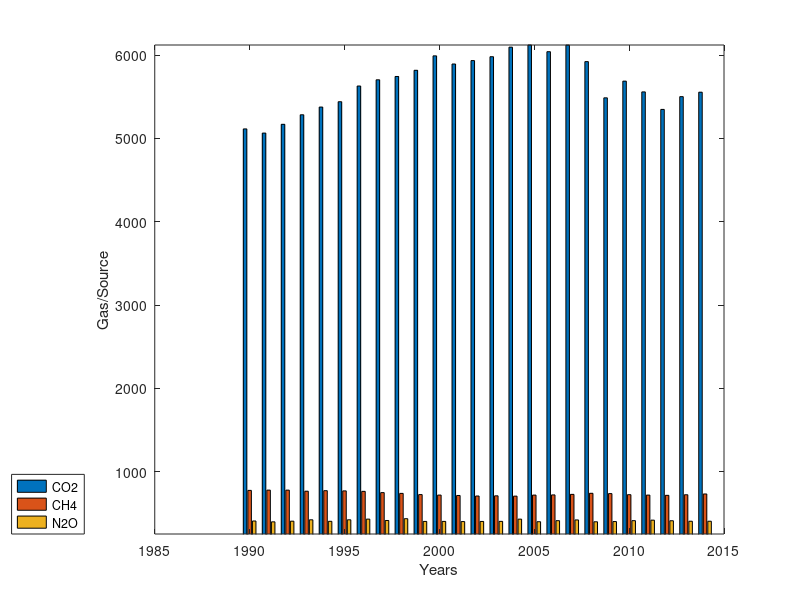

MATLAB code to generate this figure:
%File Name: Graph_bar_example 
%Arineh Arzoumanian 
%September 13, 2016
%Purpose: Generate a bar graph
%Define Variables: 
% x - defines the bin 
% y - y values of bar graph
clear all; 
close all; 
clc;
x = 1990:1:2014;
y = [5115.1	773.9	406.2;
5064.9	777	396.1;
5170.3	776.9	404.1;
5284.8	764.1	420.5;
5377.5	770.5	402.5;
5441.6	767.9	420.6;
5630.1	762.2	428.9;
5705	747.2	412.3;
5744.7	737.8	433.9;
5819	723.5	401.1;
5992.4	717.5	401.4;
5894.5	712.7	399.3;
5935.7	706.3	400.9;
5982.3	708.6	401.8;
6097	704.9	428.6;
6122.7	717.4	397.6;
6042.4	719.6	410.1;
6121.7	726	419;
5923.2	738.9	396.8;
5488.3	735.4	399.5;
5688.8	722.4	410.3;
5559.5	717.4	416.5;
5349.2	714.4	409.3;
5502.6	721.5	403.4;
5556	730.8	403.5];




bar(x,y,'grouped'); 
axis([1985 2015 250 6122.7],'normal');
legend('CO2','CH4','N2O','location','southwestoutside'); 
colormap summer 
xlabel('Years'); 
ylabel('Gas/Source');
ax.XGrid = 'on';      % draw gridlines perpendicular to x-axis
ax.YGrid = 'on';      % draw gridlines perpendicular to y-axis
ax.FontSize=3;